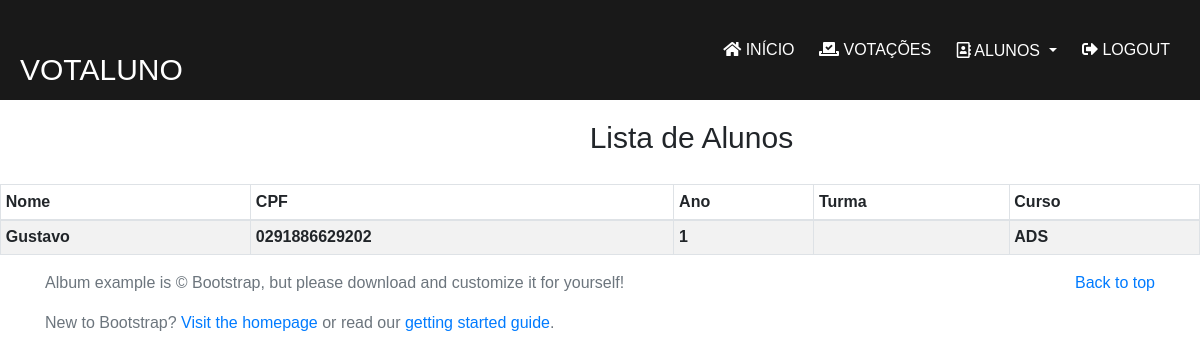
Before: /listarAlunos/ (signed in) with the older database file.
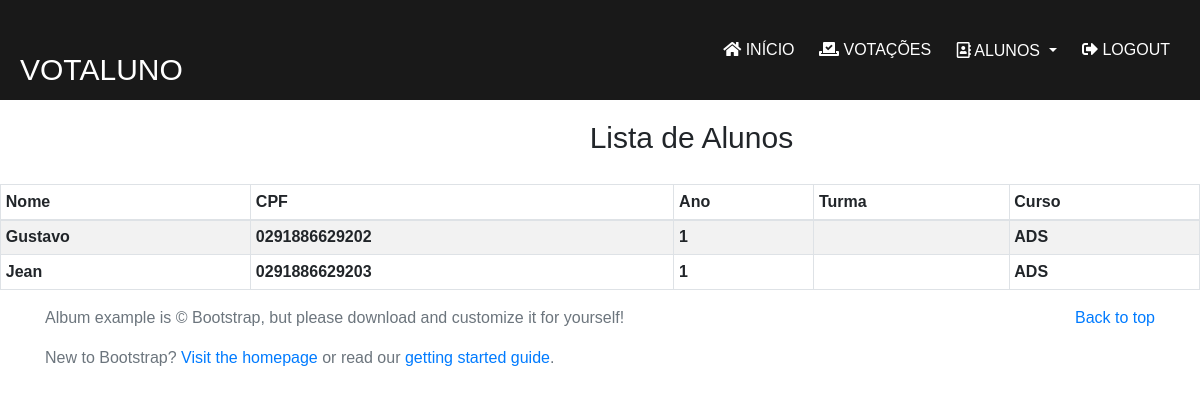
After: the same page with the newer database file.
### votacoes/models.py (models this page shows)
class Aluno(models.Model):
    imagemAluno = models.ImageField(upload_to='images/alunos')
    nomeAluno = models.CharField(
        max_length=255,
        null=False,
        blank=False
    )
    cursoAluno = models.CharField(
        max_length=50,
        null=False,
        blank=False
    )
    turmaAluno = models.CharField(
        max_length=1,
        null=False,
        blank=False
    )
    cpfAluno = models.CharField(
        max_length=14,
        null=False,
        blank=False
    )
    serieAluno = models.IntegerField(
        null=False,
        blank=False,
    )

### votacoes/views.py (the view)
# urls.py: path('listarAlunos/',views.listarAlunos,name='listarAlunos'),
@login_required
def listarAlunos(request):
    alunos = Aluno.objects.all()
    return render(request,'listar/listarAlunos.html',{'alunos':alunos})

### votacoes/templates/listar/listarAlunos.html
{% extends 'baseSite.html' %}
{% block content %}
<div class="listaAlunos">
    <h1>Lista de Alunos</h1>
    <table id="dtVerticalScrollExample" class="table table-striped table-bordered table-sm" cellspacing="0"
    width="90%">
        <thead>
            <th class="th-sm">Nome</th>
            <th class="th-sm">CPF</th>
            <th class="th-sm">Ano</th>
            <th class="th-sm">Turma</th>
            <th class="th-sm">Curso</th>
        </thead>
        <tbody>
            {% for Aluno in alunos %}
                <tr>
                    <th>{{Aluno.nomeAluno}}</th>
                    <th>{{Aluno.cpfAluno}}</th>
                    <th>{{Aluno.serieAluno}}</th>
                    <th>{{Aluno.salaAluno}}</th>
                    <th>{{Aluno.cursoAluno}}</th>
                </tr>
            {% endfor %}
        </tbody>
    </table>
</div>
{% endblock %}

### votacoes/templates/baseSite.html (shortened to what this page needs)
{% load static %}
<!DOCTYPE html>
<html lang="pt-br">
<head>
    <link rel="stylesheet" href="https://use.fontawesome.com/releases/v5.8.1/css/all.css">
    <link rel="stylesheet" href="https://stackpath.bootstrapcdn.com/bootstrap/4.3.1/css/bootstrap.min.css">
    <link rel="stylesheet" href="{% static 'css/baseSite.css' %}">
    <link rel="stylesheet" href="{% static 'css/site.css' %}">
</head>
<body>
    <header class="header">
        <h2 class="logo">VotAluno</h2>
        <ul class="menu">
          <a href="{% url 'index' %}"><i class="fas fa-home"></i> Início</a>
          <a href="{% url 'emAndamento' %}"><i class="fas fa-vote-yea"></i> Votações</a>
          <a class="btn dropdown-toggle" href="#" role="button" id="dropdownMenuLink" data-toggle="dropdown" aria-haspopup="true" aria-expanded="false">
            <i class="far fa-address-book"></i> Alunos
          </a>
          <a href="{% url 'logout' %}"><i class="fas fa-sign-out-alt"></i> Logout</a>
        </ul>
    </header>
    <main role="main">
      {% block content %}
      {% endblock %}
    </main>
    <footer class="text-muted">
      <div class="container">
        <p class="float-right">
          <a href="#">Back to top</a>
        </p>
        <p>Album example is &copy; Bootstrap, but please download and customize it for yourself!</p>
        <p>New to Bootstrap? <a href="https://getbootstrap.com/">Visit the homepage</a> or read our <a href="/docs/4.3/getting-started/introduction/">getting started guide</a>.</p>
      </div>
    </footer>
</body>
</html>

### votacoes/static/css/baseSite.css (style rules this page uses)
* { margin: 0; padding: 0; font-family: "montserrat",sans-serif; }
.header { height: 100px; background: #191919; padding: 0 20px; color: #fff; }
.logo { line-height: 100px; float: left; text-transform: uppercase }
.menu { float: right; line-height: 100px; }
.menu a { color: #fff; text-transform: uppercase; text-decoration: none; padding: 0 10px; transition: 0.4s; }

### votacoes/static/css/site.css (style rules this page uses)
h1, h2 { text-align: center; font-size: 30px; padding: 20px 0; }

Changed rows visible on the page:
added Aluno: nomeAluno "Jean", cpfAluno "0291886629203", serieAluno "1", cursoAluno "ADS"
